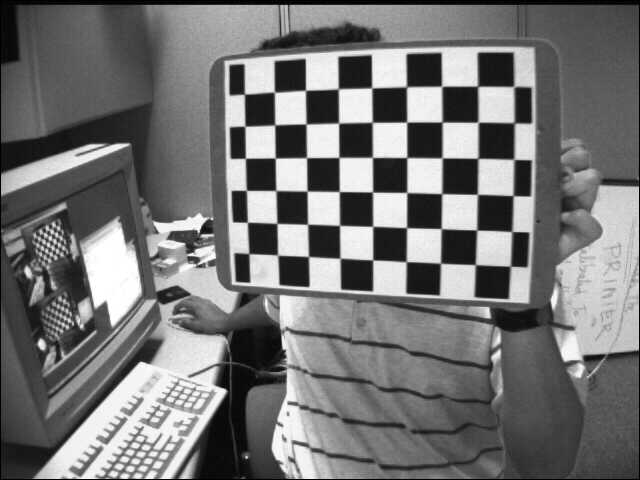
#> input picture Chapter 10/ch 10-02/calibration/left01.jpg, 640 x 480 px; its folder holds 4 pictures in this run
$ jupyter execute notebook.ipynb
#> lines starting #> are read from the running program, lines starting #| are printed output that depends on the picture; after the words box and inside, x2 and y2 are one past the last pixel; in counts of white or black regions, pixels touching at a corner belong together
[cell 1]
import cv2 as cv
import numpy as np
import matplotlib.pyplot as plt
import glob

chess_points = np.zeros((6*7,3), np.float32)
chess_points[:,:2] = np.mgrid[0:7,0:6].T.reshape(-1,2)

objpoints = [] # 3d point in real world space
imgpoints = [] # 2d points in image plane.

images = glob.glob('calibration/*.jpg')

for fname in images:
    img = cv.imread(fname, cv.IMREAD_GRAYSCALE)
#> img is the input picture: shape (480, 640); min 0, max 255, mean 116.6
    ret, corners = cv.findChessboardCorners(img, (7,6), None)
#> ret = True; corners = 42 rows, first 8: [475.4, 264.8], [440.5, 263.2], [405.9, 261.5], [372.9, 259.9], [340.6, 258.5], [308.7, 256.4], [277.6, 255.1], [476.7, 230.1]

    if ret == True:
        criteria = (cv.TERM_CRITERIA_EPS + cv.TERM_CRITERIA_MAX_ITER, 30, 0.001)
        corners = cv.cornerSubPix(img, corners, (11,11), (-1,-1), criteria)
#> corners = 42 rows, first 8: [475.3, 264.6], [440.5, 263.2], [406.2, 261.7], [372.7, 259.9], [340, 258.2], [308.5, 256.5], [277.6, 255.1], [476.7, 230]

        objpoints.append(chess_points)
        imgpoints.append(corners)

        cv.drawChessboardCorners(img, (7,6), corners, ret)
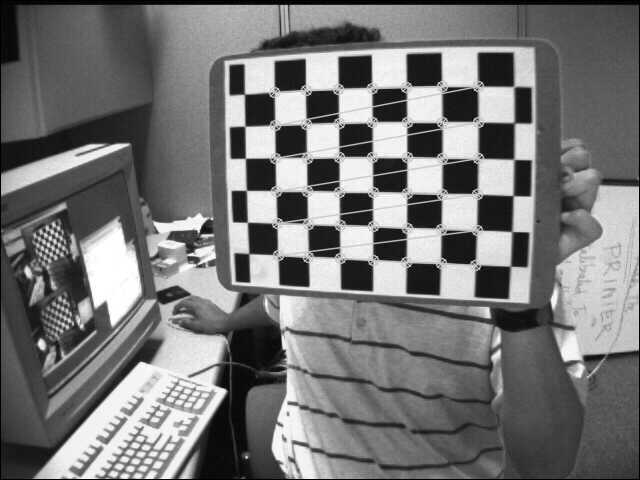
#> img: shape (480, 640); 3.12% of pixels changed, all inside (x1, y1, x2, y2) = (268, 80, 485, 272)

        #plt.figure()
        plt.imshow(img, cmap='gray')
#> pass 2 of the loop `for fname in images:`:
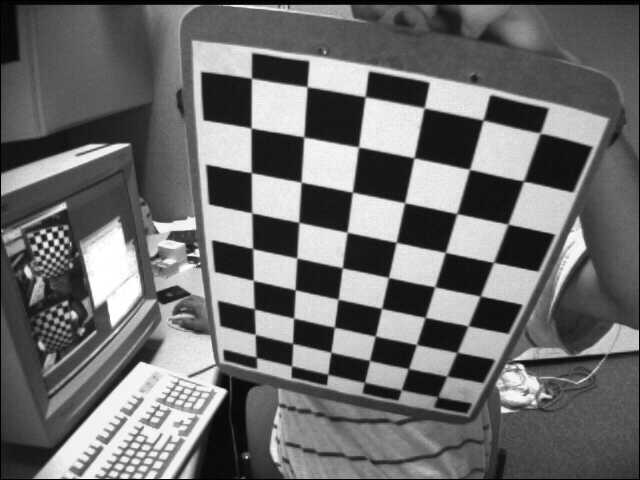
#> input picture Chapter 10/ch 10-02/calibration/left02.jpg, 640 x 480 px
#> img is the input picture: shape (480, 640); min 0, max 255, mean 109
#> `ret, corners = cv.findChessboardCorners(img, (7,6), None)`: corners = 42 rows, first 8: [254.7, 308.6], [253.5, 280.5], [252.6, 248.4], [252.4, 213.8], [251.5, 172.4], [251.8, 128.6], [251.5, 77.99], [293.3, 318]
#> `corners = cv.cornerSubPix(img, corners, (11,11), (-1,-1), criteria)`: corners = 42 rows, first 8: [254.3, 308.9], [253.3, 280.4], [252.6, 248.6], [251.8, 212.8], [251.3, 172.7], [251.1, 128], [251.5, 78.19], [293.6, 318.1]
#> `cv.drawChessboardCorners(img, (7,6), corners, ret)`:
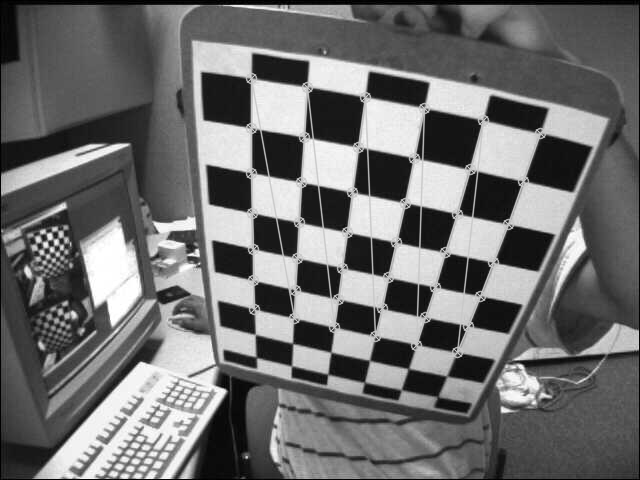
#> img: shape (480, 640); 3.39% of pixels changed, all inside (x1, y1, x2, y2) = (245, 72, 547, 359)
#> pass 3 of the loop `for fname in images:`:
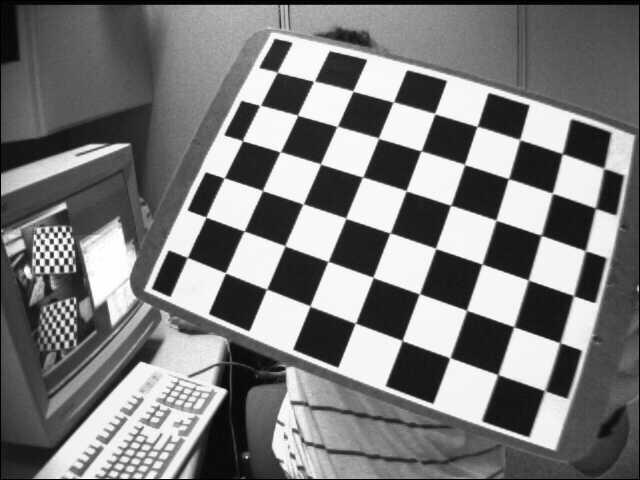
#> input picture Chapter 10/ch 10-02/calibration/left03.jpg, 640 x 480 px
#> img is the input picture: shape (480, 640); min 0, max 255, mean 122.9
#> `ret, corners = cv.findChessboardCorners(img, (7,6), None)`: corners = 42 rows, first 8: [496.9, 373.9], [449, 358.7], [402.3, 339.6], [354.4, 323.5], [309.4, 305.4], [267.7, 289.2], [225.3, 272.5], [513, 326.7]
#> `corners = cv.cornerSubPix(img, corners, (11,11), (-1,-1), criteria)`: corners = 42 rows, first 8: [497.8, 374.6], [449.9, 357.7], [402.1, 340.5], [355.3, 323.2], [310, 306], [266.6, 289.1], [225.4, 272.8], [513.8, 326.7]
#> `cv.drawChessboardCorners(img, (7,6), corners, ret)`:
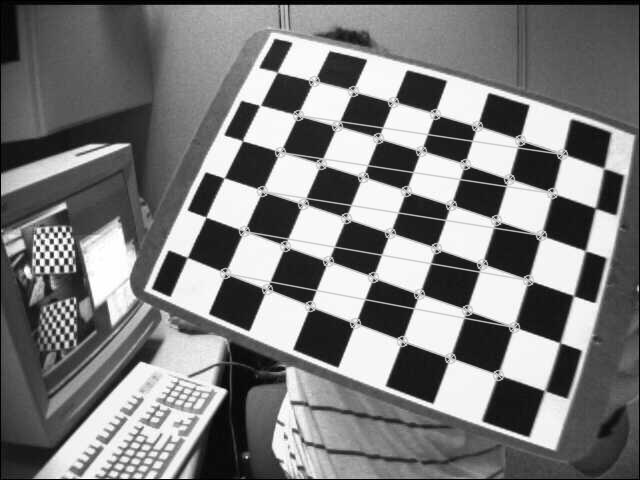
#> img: shape (480, 640); 3.95% of pixels changed, all inside (x1, y1, x2, y2) = (219, 75, 569, 382)
#> the loop made 4 passes; the first 3 are shown

print('number of object points sublists: ', len(objpoints))
print('number of image points sublists: ', len(imgpoints))
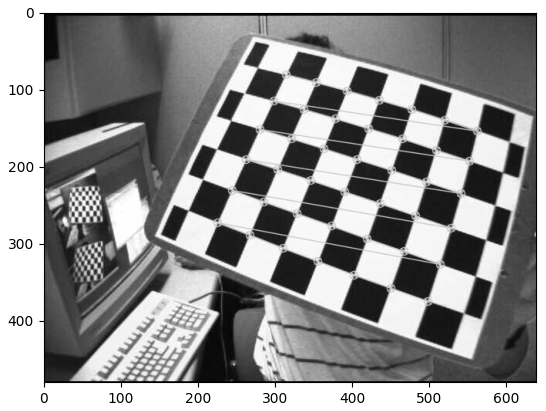
#> figure drawn by matplotlib, 1 panel

[cell 2]
ret, mtx, dist, rvecs, tvecs = cv.calibrateCamera(objpoints, imgpoints, img.shape, None, None)

np.savez('camera.npz', mtx=mtx, dist=dist, rvecs=rvecs, tvecs=tvecs)

print('calibration accuracy: ', ret)
print('camera matrix shape: ', mtx.shape)
#| camera matrix shape:  (3, 3)
print('shape of distortion parameters: ', dist.shape)
#| shape of distortion parameters:  (1, 5)
